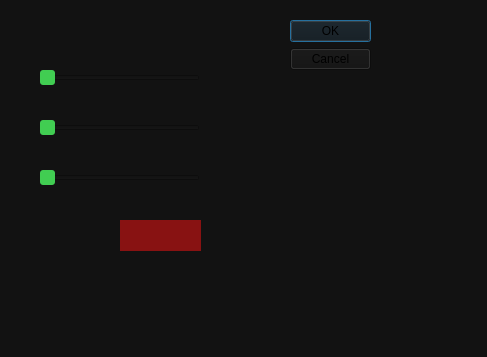
<?xml version="1.0" encoding="UTF-8"?>
<ui version="4.0">
 <class>settingsdialog</class>
 <widget class="QDialog" name="settingsdialog">
  <property name="geometry">
   <rect>
    <x>0</x>
    <y>0</y>
    <width>487</width>
    <height>357</height>
   </rect>
  </property>
  <property name="windowTitle">
   <string>Dialog</string>
  </property>
  <property name="styleSheet">
   <string notr="true">background-color: #121212;
	color: #000000;</string>
  </property>
  <widget class="QDialogButtonBox" name="buttonBox">
   <property name="geometry">
    <rect>
     <x>290</x>
     <y>20</y>
     <width>81</width>
     <height>241</height>
    </rect>
   </property>
   <property name="orientation">
    <enum>Qt::Vertical</enum>
   </property>
   <property name="standardButtons">
    <set>QDialogButtonBox::Cancel|QDialogButtonBox::Ok</set>
   </property>
  </widget>
  <widget class="QSlider" name="horizontalSlider">
   <property name="geometry">
    <rect>
     <x>40</x>
     <y>70</y>
     <width>160</width>
     <height>16</height>
    </rect>
   </property>
   <property name="styleSheet">
    <string notr="true">QSlider::handle:horizontal {background-color: #41cd52;width: 14px;margin-top: -6px;margin-bottom: -6px;border-radius: 3px;}QSlider::handle:horizontal:hover {background-color: #22af00;border-radius: 3px;}QSlider::sub-page:horizontal:disabled {background-color: #bbb;border-color: #999;}</string>
   </property>
   <property name="orientation">
    <enum>Qt::Horizontal</enum>
   </property>
  </widget>
  <widget class="QSlider" name="horizontalSlider_2">
   <property name="geometry">
    <rect>
     <x>40</x>
     <y>120</y>
     <width>160</width>
     <height>16</height>
    </rect>
   </property>
   <property name="styleSheet">
    <string notr="true">QSlider::handle:horizontal {background-color: #41cd52;width: 14px;margin-top: -6px;margin-bottom: -6px;border-radius: 3px;}QSlider::handle:horizontal:hover {background-color: #22af00;border-radius: 3px;}QSlider::sub-page:horizontal:disabled {background-color: #bbb;border-color: #999;}</string>
   </property>
   <property name="orientation">
    <enum>Qt::Horizontal</enum>
   </property>
  </widget>
  <widget class="QSlider" name="horizontalSlider_3">
   <property name="geometry">
    <rect>
     <x>40</x>
     <y>170</y>
     <width>160</width>
     <height>16</height>
    </rect>
   </property>
   <property name="styleSheet">
    <string notr="true">QSlider::handle:horizontal {background-color: #41cd52;width: 14px;margin-top: -6px;margin-bottom: -6px;border-radius: 3px;}QSlider::handle:horizontal:hover {background-color: #22af00;border-radius: 3px;}QSlider::sub-page:horizontal:disabled {background-color: #bbb;border-color: #999;}</string>
   </property>
   <property name="orientation">
    <enum>Qt::Horizontal</enum>
   </property>
  </widget>
  <widget class="QLabel" name="label1">
   <property name="geometry">
    <rect>
     <x>120</x>
     <y>220</y>
     <width>81</width>
     <height>31</height>
    </rect>
   </property>
   <property name="styleSheet">
    <string notr="true">background-color: #881212;
	color: #000000;</string>
   </property>
   <property name="text">
    <string/>
   </property>
  </widget>
 </widget>
 <resources/>
 <connections>
  <connection>
   <sender>buttonBox</sender>
   <signal>accepted()</signal>
   <receiver>settingsdialog</receiver>
   <slot>accept()</slot>
   <hints>
    <hint type="sourcelabel">
     <x>248</x>
     <y>254</y>
    </hint>
    <hint type="destinationlabel">
     <x>157</x>
     <y>274</y>
    </hint>
   </hints>
  </connection>
  <connection>
   <sender>buttonBox</sender>
   <signal>rejected()</signal>
   <receiver>settingsdialog</receiver>
   <slot>reject()</slot>
   <hints>
    <hint type="sourcelabel">
     <x>316</x>
     <y>260</y>
    </hint>
    <hint type="destinationlabel">
     <x>286</x>
     <y>274</y>
    </hint>
   </hints>
  </connection>
 </connections>
</ui>
